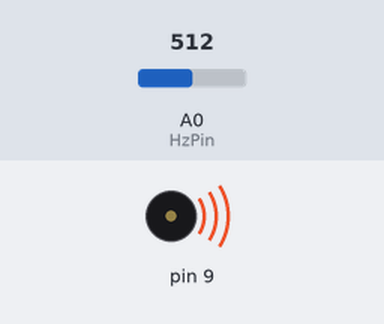
A sketch run on a simulated Arduino Uno, built with avr-gcc and run on an emulated ATmega328P. Parts: buzzer (waves = sounding). The inputs (shaded band) are chosen by the test bench; at power-on: A0 (HzPin) = 512.

Above: at 0.1 s.
Timing chart, 0 to 1.6 s (numbered marks = the images above):
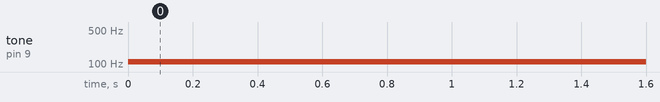

Measured:
- by itself, tone on pin 9: silent → 110 Hz at 0.00 s

The sketch:

Sound_with_2_pins.ino
```cpp
// ---------------------------------------------------------------------------
// Connect a two-pin dual LED to the following pins with inline 220 ohm resistor.
//   Pins  9 & 10 - ATmega328, ATmega128, ATmega640, ATmega8, Uno, Leonardo, etc.
//   Pins 11 & 12 - ATmega2560/2561, ATmega1280/1281, Mega
//   Pins 12 & 13 - ATmega1284P, ATmega644
//   Pins 14 & 15 - Teensy 2.0
//   Pins 25 & 26 - Teensy++ 2.0
// Connect the center lead of a potentiometer to analog pin A0 and the other two leads to +5V and ground.
// ---------------------------------------------------------------------------

#include <toneAC.h>

unsigned long timestamp = 0; // Stores when the next time the routine is set to run.
const int minHz = 20;
const int maxHz = 200;
const byte HzPin = A0;

void setup() {}

void loop() {
  if (millis() > timestamp) { // Is it time yet?
    timestamp += 500;         // Set the next time routine will run. 500 ms because the lowest frequency is 2 Hz, which is a half second.
    int pot = analogRead(HzPin);            // Read the potentiometer connected to analog pin A0 to control alternating flashing speed.
    int freq = map(pot, 0, 1023, minHz, maxHz); // Convert pot analog values to a range from min to max Hz.
    toneAC(freq, 10, 0, true);           // Set the frequency and have it run forever in the background (next event should take over in 500 ms).
  }
  /* Do a bunch of other stuff here, it won't affect toneAC doing its thing. */
}
```
